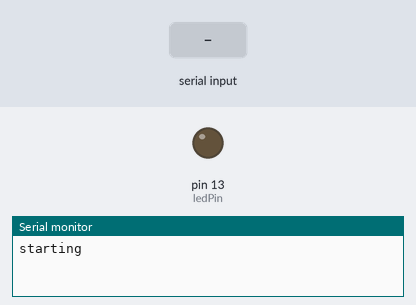
A sketch run on a simulated Arduino Uno, built with avr-gcc and run on an emulated ATmega328P. Parts: output pins drawn as LEDs (lit = HIGH), the last lines printed to the serial monitor. The test bench sets the inputs (shaded band).

Above: at 1.2 s.
1.3 s: "5\n" received over Serial
At 1.41 s:
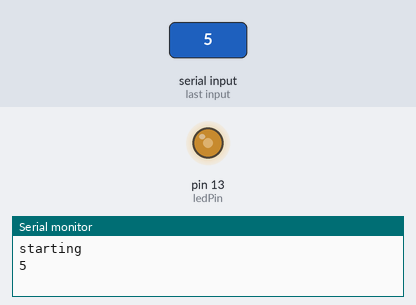
4.3 s: "90,45\n" received over Serial
At 4.49 s:
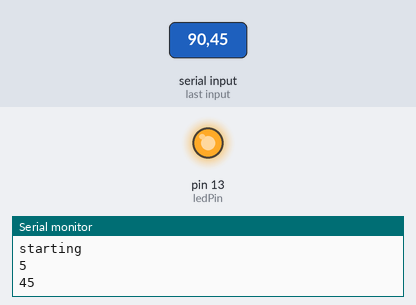
Timing chart, 0 to 13.3 s (numbered marks = the images above; inputs shaded):
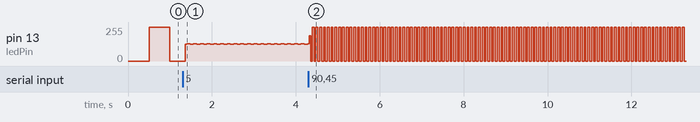

The sketch:

serialTestFromp5Js.ino
```cpp
#include <AsyncTimer.h>

int timing = 500;
int ledPin = LED_BUILTIN;

// see Example 5 for more sophisticated serial data sending/receiving
// https://forum.arduino.cc/t/serial-input-basics-updated/382007/3#p-2780919-example-5-receiving-and-parsing-several-pieces-of-data-3


AsyncTimer t;
unsigned short intervalId;

void setup() {
  // put your setup code here, to run once:
  pinMode(ledPin, OUTPUT);
  Serial.begin(9600);
  Serial.println("starting");
  intervalId = t.setInterval(toggleLed, timing);

}

void loop() {
  t.handle();

  // put your main code here, to run repeatedly:
  if (Serial.available() > 0) {
    // Use parseInt() to look for the next integer in the buffer
    long receivedValue = Serial.parseInt();
    // Optional: read the trailing newline/carriage return characters
    if (Serial.read() == '\n') {
      // Process the received value here
      // ...
      Serial.println(receivedValue);
      timing = receivedValue;
      t.changeDelay(intervalId, timing);
    }
  }
}

int ledState = LOW;
void toggleLed(){
  digitalWrite(ledPin, !digitalRead(ledPin));
}
```

Measured:
- by itself, pin 13 (ledPin): repeats every 0.07 s: 0/255 0.03 s, 255/255 0.05 s
